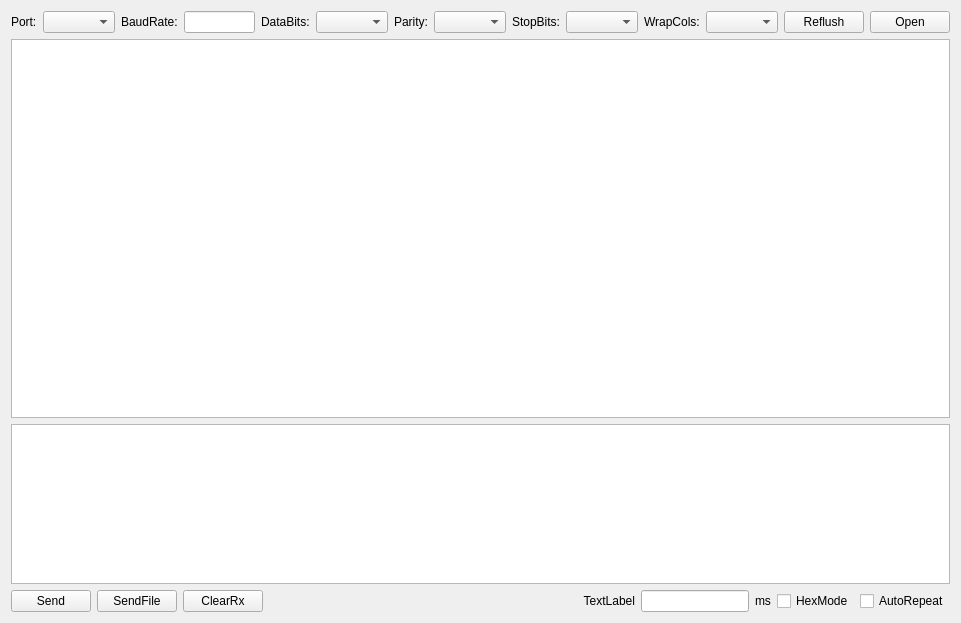
<?xml version="1.0" encoding="UTF-8"?>
<ui version="4.0">
 <class>Widget</class>
 <widget class="QWidget" name="Widget">
  <property name="geometry">
   <rect>
    <x>0</x>
    <y>0</y>
    <width>961</width>
    <height>623</height>
   </rect>
  </property>
  <property name="windowTitle">
   <string>Widget</string>
  </property>
  <layout class="QVBoxLayout" name="verticalLayout_2">
   <item>
    <layout class="QHBoxLayout" name="horizontalLayout">
     <item>
      <widget class="QLabel" name="label">
       <property name="text">
        <string>Port:</string>
       </property>
      </widget>
     </item>
     <item>
      <widget class="QComboBox" name="combPort"/>
     </item>
     <item>
      <widget class="QLabel" name="label_2">
       <property name="text">
        <string>BaudRate:</string>
       </property>
      </widget>
     </item>
     <item>
      <widget class="QLineEdit" name="lineEditBaudRate"/>
     </item>
     <item>
      <widget class="QLabel" name="label_3">
       <property name="text">
        <string>DataBits:</string>
       </property>
      </widget>
     </item>
     <item>
      <widget class="QComboBox" name="combDataBits"/>
     </item>
     <item>
      <widget class="QLabel" name="label_4">
       <property name="text">
        <string>Parity:</string>
       </property>
      </widget>
     </item>
     <item>
      <widget class="QComboBox" name="combParity"/>
     </item>
     <item>
      <widget class="QLabel" name="label_5">
       <property name="text">
        <string>StopBits:</string>
       </property>
      </widget>
     </item>
     <item>
      <widget class="QComboBox" name="combStopBits"/>
     </item>
     <item>
      <widget class="QLabel" name="label_7">
       <property name="text">
        <string>WrapCols:</string>
       </property>
      </widget>
     </item>
     <item>
      <widget class="QComboBox" name="combWrapCols"/>
     </item>
     <item>
      <widget class="QPushButton" name="bntReflush">
       <property name="text">
        <string>Reflush</string>
       </property>
      </widget>
     </item>
     <item>
      <widget class="QPushButton" name="btnOpenClose">
       <property name="text">
        <string>Open</string>
       </property>
      </widget>
     </item>
    </layout>
   </item>
   <item>
    <widget class="QTextEdit" name="textEditRx"/>
   </item>
   <item>
    <widget class="QTextEdit" name="textEditTx">
     <property name="maximumSize">
      <size>
       <width>16777215</width>
       <height>160</height>
      </size>
     </property>
    </widget>
   </item>
   <item>
    <layout class="QHBoxLayout" name="horizontalLayout_2">
     <item>
      <widget class="QPushButton" name="btnSend">
       <property name="text">
        <string>Send</string>
       </property>
      </widget>
     </item>
     <item>
      <widget class="QPushButton" name="btnSendFile">
       <property name="text">
        <string>SendFile</string>
       </property>
      </widget>
     </item>
     <item>
      <widget class="QPushButton" name="btnClearRx">
       <property name="text">
        <string>ClearRx</string>
       </property>
      </widget>
     </item>
     <item>
      <spacer name="horizontalSpacer">
       <property name="orientation">
        <enum>Qt::Horizontal</enum>
       </property>
       <property name="sizeHint" stdset="0">
        <size>
         <width>40</width>
         <height>20</height>
        </size>
       </property>
      </spacer>
     </item>
     <item>
      <spacer name="horizontalSpacer_4">
       <property name="orientation">
        <enum>Qt::Horizontal</enum>
       </property>
       <property name="sizeHint" stdset="0">
        <size>
         <width>40</width>
         <height>20</height>
        </size>
       </property>
      </spacer>
     </item>
     <item>
      <spacer name="horizontalSpacer_3">
       <property name="orientation">
        <enum>Qt::Horizontal</enum>
       </property>
       <property name="sizeHint" stdset="0">
        <size>
         <width>40</width>
         <height>20</height>
        </size>
       </property>
      </spacer>
     </item>
     <item>
      <spacer name="horizontalSpacer_2">
       <property name="orientation">
        <enum>Qt::Horizontal</enum>
       </property>
       <property name="sizeHint" stdset="0">
        <size>
         <width>40</width>
         <height>20</height>
        </size>
       </property>
      </spacer>
     </item>
     <item>
      <widget class="QLabel" name="labelTxRxCnt">
       <property name="text">
        <string>TextLabel</string>
       </property>
       <property name="alignment">
        <set>Qt::AlignRight|Qt::AlignTrailing|Qt::AlignVCenter</set>
       </property>
      </widget>
     </item>
     <item>
      <widget class="QLineEdit" name="lineEditMs"/>
     </item>
     <item>
      <widget class="QLabel" name="label_6">
       <property name="text">
        <string>ms</string>
       </property>
      </widget>
     </item>
     <item>
      <widget class="QCheckBox" name="chkHexMode">
       <property name="text">
        <string>HexMode</string>
       </property>
      </widget>
     </item>
     <item>
      <widget class="QCheckBox" name="chkAutoRepeat">
       <property name="text">
        <string>AutoRepeat</string>
       </property>
      </widget>
     </item>
    </layout>
   </item>
  </layout>
 </widget>
 <layoutdefault spacing="6" margin="11"/>
 <resources/>
 <connections>
  <connection>
   <sender>btnOpenClose</sender>
   <signal>clicked()</signal>
   <receiver>Widget</receiver>
   <slot>slotOpenClose()</slot>
   <hints>
    <hint type="sourcelabel">
     <x>810</x>
     <y>24</y>
    </hint>
    <hint type="destinationlabel">
     <x>431</x>
     <y>311</y>
    </hint>
   </hints>
  </connection>
  <connection>
   <sender>btnSend</sender>
   <signal>clicked()</signal>
   <receiver>Widget</receiver>
   <slot>slotSendData()</slot>
   <hints>
    <hint type="sourcelabel">
     <x>52</x>
     <y>598</y>
    </hint>
    <hint type="destinationlabel">
     <x>431</x>
     <y>311</y>
    </hint>
   </hints>
  </connection>
  <connection>
   <sender>chkAutoRepeat</sender>
   <signal>clicked()</signal>
   <receiver>Widget</receiver>
   <slot>slotAutoRepeat()</slot>
   <hints>
    <hint type="sourcelabel">
     <x>799</x>
     <y>597</y>
    </hint>
    <hint type="destinationlabel">
     <x>431</x>
     <y>311</y>
    </hint>
   </hints>
  </connection>
  <connection>
   <sender>btnClearRx</sender>
   <signal>clicked()</signal>
   <receiver>Widget</receiver>
   <slot>slotClearRx()</slot>
   <hints>
    <hint type="sourcelabel">
     <x>135</x>
     <y>600</y>
    </hint>
    <hint type="destinationlabel">
     <x>477</x>
     <y>311</y>
    </hint>
   </hints>
  </connection>
  <connection>
   <sender>btnSendFile</sender>
   <signal>clicked()</signal>
   <receiver>Widget</receiver>
   <slot>slotSendFile()</slot>
   <hints>
    <hint type="sourcelabel">
     <x>135</x>
     <y>600</y>
    </hint>
    <hint type="destinationlabel">
     <x>477</x>
     <y>311</y>
    </hint>
   </hints>
  </connection>
  <connection>
   <sender>bntReflush</sender>
   <signal>clicked()</signal>
   <receiver>Widget</receiver>
   <slot>slotReflush()</slot>
   <hints>
    <hint type="sourcelabel">
     <x>836</x>
     <y>24</y>
    </hint>
    <hint type="destinationlabel">
     <x>480</x>
     <y>311</y>
    </hint>
   </hints>
  </connection>
 </connections>
 <slots>
  <slot>slotOpenClose()</slot>
  <slot>slotSendData()</slot>
  <slot>slotAutoRepeat()</slot>
  <slot>slotClearRx()</slot>
  <slot>slotSendFile()</slot>
  <slot>slotReflush()</slot>
 </slots>
</ui>
